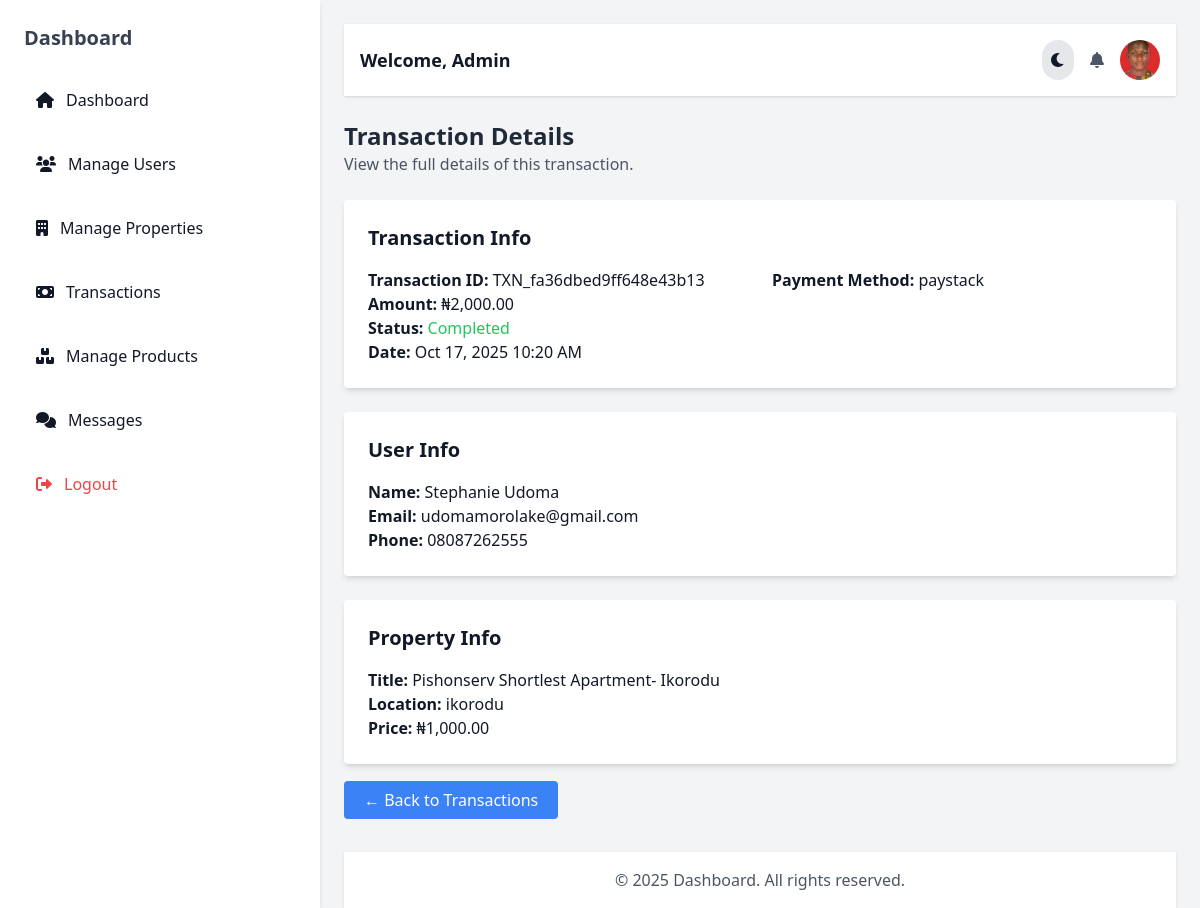
The page /dashboard/admin_view_transaction.php?id=112 (signed in) on the database its author committed.
### tables this page shows
CREATE TABLE `payments` (
  `id` int(11) NOT NULL,
  `user_id` int(11) NOT NULL,
  `property_id` int(11) NOT NULL,
  `booking_id` int(11) DEFAULT NULL,
  `amount` decimal(15,2) NOT NULL,
  `payment_purpose` enum('short_let','hotel') DEFAULT NULL,
  `payment_gateway` enum('paystack','wallet','bnpl') NOT NULL,
  `transaction_id` varchar(255) NOT NULL,
  `status` enum('pending','completed','failed') DEFAULT 'pending',
  `created_at` timestamp NOT NULL DEFAULT current_timestamp()
);

CREATE TABLE `users` (
  `id` int(11) NOT NULL,
  `name` varchar(255) NOT NULL,
  `lname` varchar(255) NOT NULL,
  `email` varchar(255) NOT NULL,
  `password` varchar(255) NOT NULL,
  `role` varchar(50) NOT NULL,
  `profile_image` varchar(255) DEFAULT 'default.png',
  `mou_file` varchar(255) DEFAULT NULL,
  `otp_hash` varchar(255) NOT NULL,
  `otp_expires_at` datetime DEFAULT NULL,
  `email_verified` tinyint(1) DEFAULT 0,
  `created_at` timestamp NOT NULL DEFAULT current_timestamp(),
  `phone` varchar(20) DEFAULT NULL,
  `state` varchar(255) DEFAULT NULL,
  `city` varchar(255) DEFAULT NULL,
  `address` varchar(255) DEFAULT NULL,
  `nin` varchar(20) DEFAULT NULL,
  `zoho_lead_id` varchar(100) DEFAULT NULL,
  `zoho_contact_id` varchar(255) DEFAULT NULL,
  `api_key` varchar(255) DEFAULT NULL
);

CREATE TABLE `properties` (
  `id` int(11) NOT NULL,
  `property_code` varchar(50) NOT NULL,
  `title` varchar(255) NOT NULL,
  `price` decimal(20,2) DEFAULT NULL,
  `location` varchar(255) NOT NULL,
  `type` enum('apartment','office','event_center','hotel','short_stay','house','villa','condo','townhouse','duplex','penthouse','studio','bungalow','commercial','warehouse','retail','land','farmhouse','mixed_use') NOT NULL DEFAULT 'apartment',
  `status` enum('pending','available','reserved','booked','sold','rented') NOT NULL DEFAULT 'pending',
  `description` text NOT NULL,
  `owner_id` int(11) NOT NULL,
  `created_at` timestamp NOT NULL DEFAULT current_timestamp(),
  `images` text DEFAULT NULL,
  `admin_approved` tinyint(1) DEFAULT 0,
  `listing_type` enum('for_sale','for_rent','short_let','hotel') NOT NULL DEFAULT 'for_sale',
  `bedrooms` int(11) DEFAULT 1,
  `bathrooms` int(11) DEFAULT 1,
  `size` varchar(50) DEFAULT 'N/A',
  `garage` int(11) DEFAULT 0,
  `furnishing_status` enum('furnished','semi_furnished','unfurnished') DEFAULT NULL,
  `property_condition` enum('new','fairly_used','renovated') DEFAULT NULL,
  `amenities` text DEFAULT NULL,
  `maintenance_fee` decimal(20,2) DEFAULT NULL,
  `agent_fee` decimal(20,2) DEFAULT NULL,
  `caution_fee` decimal(20,2) DEFAULT NULL,
  `price_frequency` enum('per_day','per_night','per_month','per_annum') DEFAULT NULL,
  `minimum_stay` int(11) DEFAULT NULL,
  `checkin_time` time DEFAULT NULL,
  `checkout_time` time DEFAULT NULL,
  `room_type` varchar(255) DEFAULT NULL,
  `star_rating` tinyint(4) DEFAULT NULL,
  `policies` text DEFAULT NULL,
  `zoho_deal_id` varchar(255) DEFAULT NULL,
  `zoho_product_id` varchar(100) DEFAULT NULL,
  `latitude` varchar(50) DEFAULT NULL,
  `longitude` varchar(50) DEFAULT NULL,
  `expiry_date` date DEFAULT NULL
);

### dashboard/admin_view_transaction.php (called while the page is built, shortened)
<?php
include '../includes/db_connect.php';
$transaction_id = intval($_GET['id']);
$stmt = $conn->prepare("
    SELECT t.*, u.name AS user_name, u.lname AS user_lname, u.email AS user_email, u.phone AS user_phone,
           p.title AS property_title, p.location AS property_location, p.price AS property_price
    FROM payments t
    JOIN users u ON t.user_id = u.id
    LEFT JOIN properties p ON t.property_id = p.id
    WHERE t.id = ?
");
$stmt->bind_param("i", $transaction_id);
$stmt->execute();
$transaction = $stmt->get_result()->fetch_assoc();
include 'dashboard_layout.php';

### dashboard/admin_view_transaction_content.php (the view)
<div class="mt-6">
    <h2 class="text-2xl font-bold text-gray-800 dark:text-gray-200">Transaction Details</h2>
    <p class="text-gray-600 dark:text-gray-400">View the full details of this transaction.</p>
    <div class="bg-white dark:bg-gray-800 mt-6 p-6 rounded shadow-md">
        <h3 class="text-xl font-bold mb-4">Transaction Info</h3>
        <div class="grid grid-cols-1 md:grid-cols-2 gap-6">
            <div>
                <p><strong>Transaction ID:</strong> <?php echo htmlspecialchars($transaction['transaction_id']); ?></p>
                <p><strong>Amount:</strong> ₦<?php echo number_format($transaction['amount'], 2); ?></p>
                <p><strong>Status:</strong>
                    <span
                        class="<?php echo $transaction['status'] === 'completed' ? 'text-green-500' : ($transaction['status'] === 'pending' ? 'text-yellow-500' : 'text-red-500'); ?>">
                        <?php echo ucfirst(htmlspecialchars($transaction['status'])); ?>
                    </span>
                </p>
                <p><strong>Date:</strong> <?php echo date('M d, Y h:i A', strtotime($transaction['created_at'])); ?></p>
            </div>
            <div>
                <p><strong>Payment Method:</strong>
                    <?php echo htmlspecialchars($transaction['payment_gateway'] ?? 'N/A'); ?></p>
            </div>
        </div>
    </div>
    <div class="bg-white dark:bg-gray-800 mt-6 p-6 rounded shadow-md">
        <h3 class="text-xl font-bold mb-4">User Info</h3>
        <p><strong>Name:</strong>
            <?php echo htmlspecialchars($transaction['user_name'] . " " . $transaction['user_lname']); ?></p>
        <p><strong>Email:</strong> <?php echo htmlspecialchars($transaction['user_email']); ?></p>
        <p><strong>Phone:</strong> <?php echo htmlspecialchars($transaction['user_phone'] ?? 'N/A'); ?></p>
    </div>
    <?php if (!empty($transaction['property_title'])): ?>
        <div class="bg-white dark:bg-gray-800 mt-6 p-6 rounded shadow-md">
            <h3 class="text-xl font-bold mb-4">Property Info</h3>
            <p><strong>Title:</strong> <?php echo htmlspecialchars($transaction['property_title']); ?></p>
            <p><strong>Location:</strong> <?php echo htmlspecialchars($transaction['property_location']); ?></p>
            <p><strong>Price:</strong> ₦<?php echo number_format($transaction['property_price'], 2); ?></p>
        </div>
    <?php endif; ?>
    <div class="mt-6">
        <a href="admin_transactions.php" class="px-5 py-2 bg-blue-500 text-white rounded hover:bg-blue-700">
            ← Back to Transactions
        </a>
    </div>
</div>

### rows shown on the page
payments: transaction "TXN_fa36dbed9ff648e43b13", amount "2,000.00", status "Completed", created_at "Oct 17, 2025 10:20 AM", payment_gateway "paystack", user.lname "Stephanie Udoma", user.email "udomamorolake@gmail.com", user.phone "08087262555", property.title "Pishonserv Shortlest Apartment- Ikorodu", property.location "ikorodu", property.price "1,000.00"

### other values the page prints
$link['text'] "Dashboard"
$link['text'] "Manage Users"
$link['text'] "Manage Properties"
$link['text'] "Transactions"
$link['text'] "Manage Products"
$link['text'] "Messages"
$user_name "Admin"
